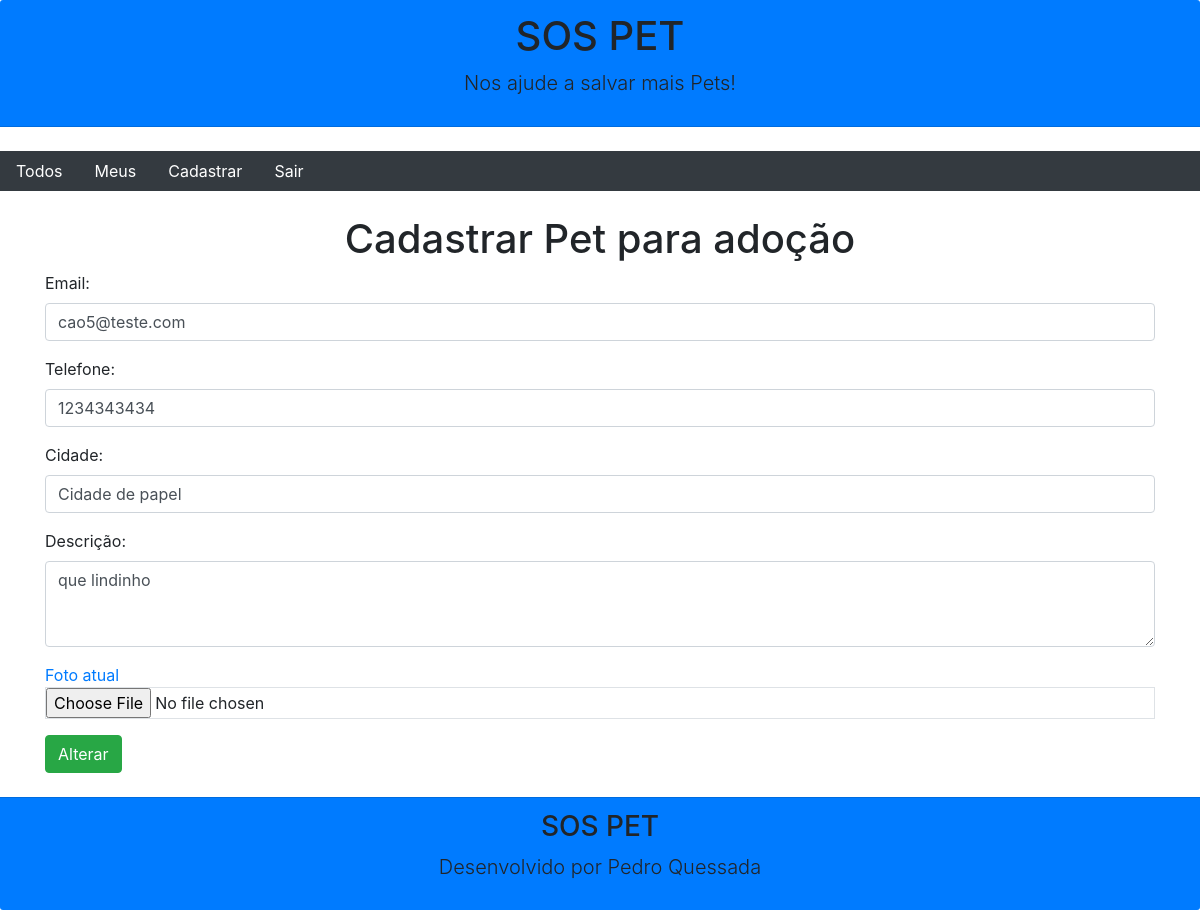
/pet/register/?id=12 (signed in), run on the app's committed database.
### core/models.py (models this page shows, shortened)
class Pet(models.Model):
    city = models.CharField(max_length=100)
    description = models.TextField()
    phone = models.CharField(max_length=11)
    email = models.EmailField()
    begin_date = models.DateTimeField(auto_now_add=True)
    photo = models.ImageField(upload_to='pet')
    active = models.BooleanField(default=True)
    user = models.ForeignKey(User, on_delete=models.CASCADE)
    id = models.AutoField(primary_key=True)
    class Meta:
        db_table = 'Pet'

### core/views.py (the view)
# urls.py: path('pet/register/', views.register_pet),
@login_required(login_url='/login/')
def register_pet(request):
    pet_id = request.GET.get('id')
    if pet_id :
        pet = Pet.objects.get(id=pet_id)
        if pet.user == request.user:
            return render(request, 'register-pet.html', {'pet':pet})
    return render(request, 'register-pet.html')

### templates/register-pet.html (shortened to what this page needs)
{% extends "model-page.html" %}
{% block content %}
    <h1 class="text-center">Cadastrar Pet para adoção </h1>
    <form enctype="multipart/form-data" action="submit", method="POST">{% csrf_token %}
        <div class="container">
            <div class="form-group" >
                <label for="email">Email: </label>
                <input class="form-control" name="email" type="email" value="{{ pet.email }}"/>
            </div>
            <div class="form-group" >
                <label for="phone">Telefone: </label>
                <input class="form-control" name="phone" type="text" value="{{ pet.phone }}"/>
            </div>
            <div class="form-group" >
                <label for="city">Cidade: </label>
                <input class="form-control" name="city" type="text" value="{{ pet.city }}"/>
            </div>
            <div class="form-group">
                <label for="description">Descrição:</label>
                <textarea class="form-control" name="description" rows="3" >{{ pet.description }}</textarea>
            </div>
            <div class="form-group" >
                <a href="/media/{{ pet.photo }}" target="_blank">Foto atual</a>
                <input class="form-control-file border" name="file" type="file" accept="image/*" />
            </div>
            <button class="btn btn-success">
                    {% if pet %}
                        Alterar
                    {% else %}
                        Cadastrar <span class="badge badge-success"></span>
                    {% endif%}
            </button>
        </div>
    </form>
{% endblock %}

### data on the page
Pet: email "cao5@teste.com", phone "1234343434", city "Cidade de papel", description "que lindinho"
